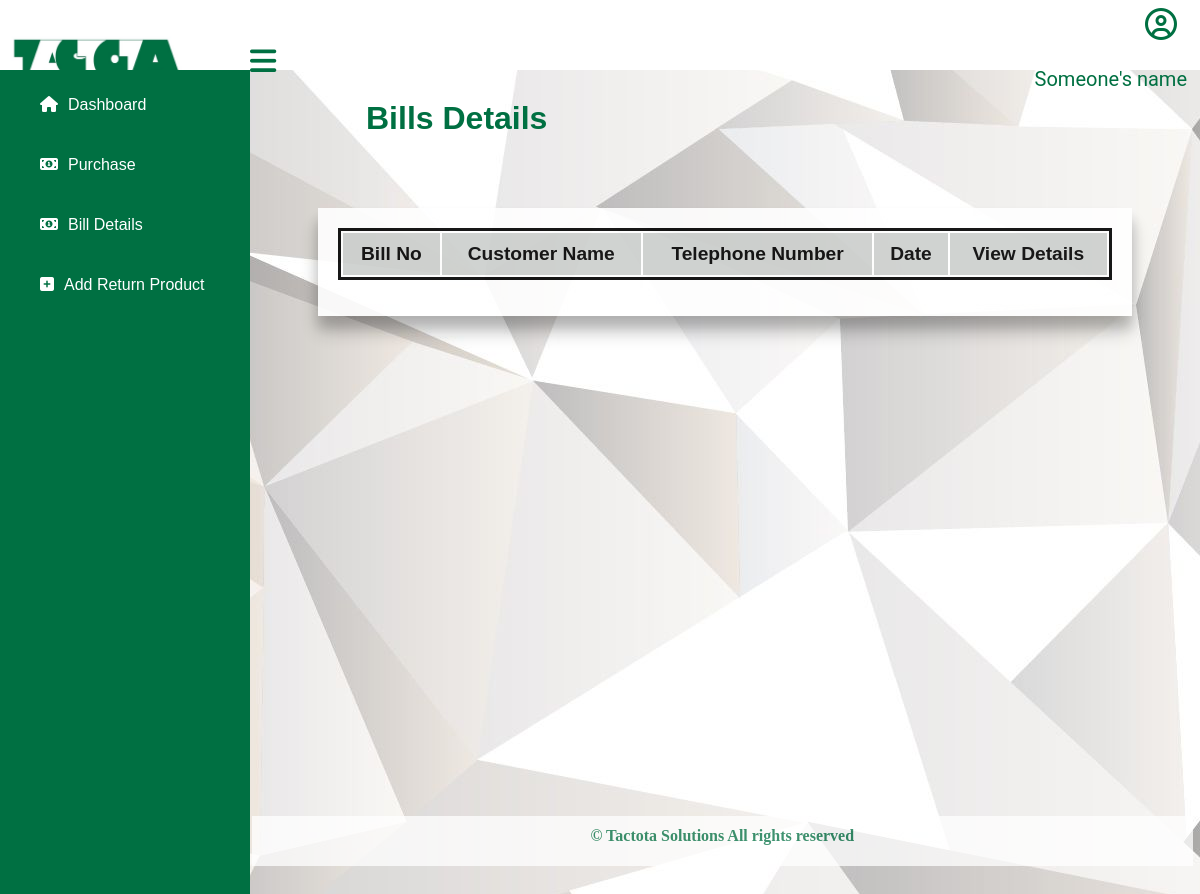
The app's page /views/purchased_bills_details.php, older data.
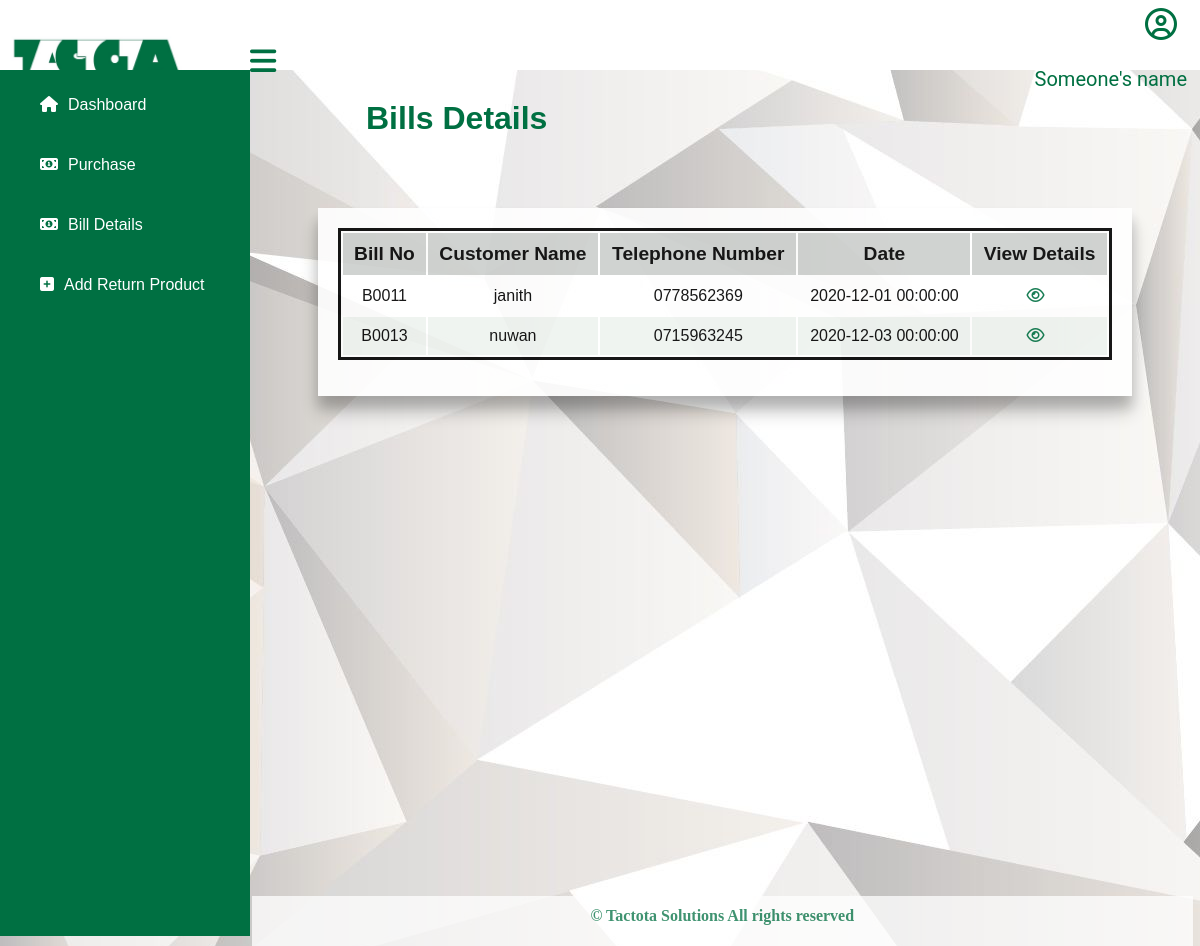
The same page, newer data.
### tables this page shows
CREATE TABLE `bill` (
  `bill_no` varchar(30) NOT NULL,
  `date_time` datetime NOT NULL,
  `amount` float NOT NULL,
  `payment_method` varchar(30) NOT NULL,
  `emp_id` varchar(30) NOT NULL
);

CREATE TABLE `purchase` (
  `bill_no` varchar(30) NOT NULL,
  `serial_no` varchar(30) NOT NULL,
  `cust_id` varchar(30) NOT NULL
);

CREATE TABLE `customer` (
  `cust_id` varchar(30) NOT NULL,
  `cust_name` varchar(50) NOT NULL,
  `email_address` varchar(30) NOT NULL,
  `cust_address` varchar(50) NOT NULL
);

CREATE TABLE `cust_telephone` (
  `cust_id` varchar(30) NOT NULL,
  `telephone_no` varchar(10) NOT NULL
);

### model/database.php (called while the page is built, shortened)
<?php
class database
{
    private static $_instance;
    private $_connection;
    public static function getInstance() {
        if(!isset(self::$_instance)) {
            self::$_instance = new self();
        }
        return self::$_instance;
    }
    private function __construct() {
        $this->_connection = new mysqli(host, username, password, dbname);
    }
    public function getConnection() {
        return $this->_connection;
    }
}

### controller/sales.php (called while the page is built, shortened)
<?php
require_once("../model/sales_model.php");
class sales
{
    public function __construct()
    {
        $this->sale = new sales_model();
    }
    public function display_customers_details(){
        return $this->sale->view_customers();
    }
}

### model/sales_model.php (called while the page is built, shortened)
<?php
require_once("database.php");
class sales_model
{
    public function __construct() {
        $this->mysqli = database::getInstance()->getConnection();
    }
    public function view_customers(){
        $query = $this->mysqli->query("SELECT purchase.bill_no,customer.cust_name,cust_telephone.telephone_no,bill.date_time from bill INNER JOIN purchase ON bill.bill_no=purchase.bill_no INNER JOIN customer ON purchase.cust_id=customer.cust_id INNER JOIN cust_telephone ON customer.cust_id=cust_telephone.cust_id");
        while ($row = $query->fetch_assoc()) {
            $result[] = $row;
        }
      return $result;
    }
}

### views/purchased_bills_details.php (the view)
<?php
   include 'shopkeeper_sidebar.php';
   require '../controller/sales.php';
   $data=new sales();
   $sql=$data->display_customers_details();
?>
<head>
<link rel="stylesheet" href="../public/css/update.css">
</head>
<div class="content" style="width:auto;">
    <h1 id="tbl-heading">Bills Details</h1><br/>
    <div class="view-tbl">
       <table>
            <thead>
                <tr>
                    <th>Bill No</th>
                    <th>Customer Name</th>
                    <th>Telephone Number</th>
                    <th>Date</th>
                    <th>View Details</th>
                </tr>
            </thead>
            <tbody>
            <?php
            foreach ($sql as $k => $v)
            {
                ?>
                <tr>
                    <td><?php echo $sql[$k]["bill_no"] ?></td>
		            <td><?php echo $sql[$k]["cust_name"] ?></td>
                    <td><?php echo $sql[$k]["telephone_no"] ?></td>
                    <td><?php echo $sql[$k]["date_time"] ?></td>
                    <td><a href="../views/bill_details.php" class="view" title="view"><i class="fa fa-eye" aria-hidden="true" id="tbl-icon">&nbsp&nbsp</i></a></td>
                </tr>
                <?php
            } ?>
            </tbody>
       </table>
    </div>
    <div class="footer"  style="margin-top:500px;">
		<p>© Tactota Solutions All rights reserved </p>
    </div>
</div>

Row changes from the older to the newer data that the page shows:
added bill: purchase.bill_no "B0011", customer.cust_name "janith", cust_telephone.telephone_no "0778562369", date_time "2020-12-01 00:00:00"
added bill: purchase.bill_no "B0013", customer.cust_name "nuwan", cust_telephone.telephone_no "0715963245", date_time "2020-12-03 00:00:00"
